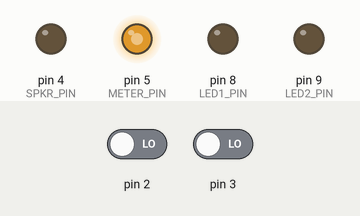
The sketch below on a simulated Arduino Uno, built with avr-gcc and run on an emulated ATmega328P. Parts: output pins drawn as LEDs (lit = HIGH). The test bench sets the inputs (shaded band); at power-on: pin 2 LOW, pin 3 LOW. What the sketch prints to the serial monitor is not drawn.

Above: at 1.2 s.
1.3 s: pin 2 driven HIGH
At 2.5 s:
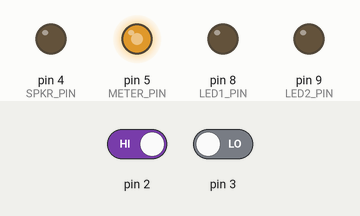
2.8 s: pin 3 driven HIGH
At 3.8 s:
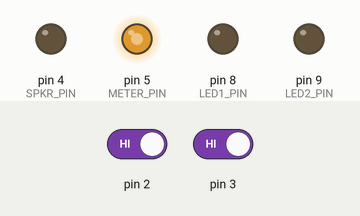
Timing chart, 0 to 5.8 s (numbered marks = the images above; inputs shaded):
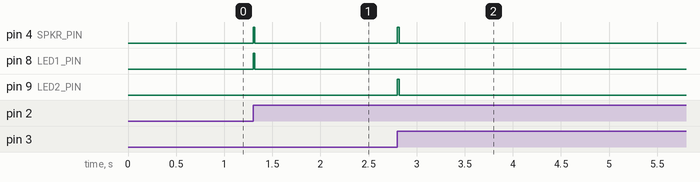

The sketch:

grad.ino
```cpp
/******************************************************************************/
/*  GRAD - GGLABS GRAD Ardunio Firmware                                       */
/*  Simple arduino sketch for the GGLABS dual tube Geiger-Muller counter      */
/*  Copyright 2021 Gabriele Gorla                                             */
/*                                                                            */
/*  This program is free software: you can redistribute it and/or modify      */
/*  it under the terms of the GNU General Public License as published by      */
/*  the Free Software Foundation, either version 3 of the License, or         */
/*  (at your option) any later version.                                       */
/*                                                                            */
/*  GRAD is distributed in the hope that it will be useful,                   */
/*  but WITHOUT ANY WARRANTY; without even the implied warranty of            */
/*  MERCHANTABILITY or FITNESS FOR A PARTICULAR PURPOSE.  See the             */
/*  GNU General Public License for more details.                              */
/*                                                                            */
/*  You should have received a copy of the GNU General Public License         */
/*  along with GRAD.  If not, see <http://www.gnu.org/licenses/>.             */
/*                                                                            */
/******************************************************************************/

// tube CPM to uS/h conversion factor
#define CPM2USV 220
//#define CPM2USV 928
// number of tubes installed
#define TUBES 2
// moving average window
#define WSIZE 10

#define LED1_PIN     8
#define LED2_PIN     9
#define SPKR_PIN     4
#define METER_PIN    5
#define METER_FS     185

#define LED_BLINK_MS 20


#define MAIN_DELAY_MS  2
#define LOG_PERIOD     60

int seconds = 0;
int logtime = 0;
volatile unsigned char flag = 0;
volatile int count1 = 0;
volatile int count2 = 0;
volatile char led1 = 0;
volatile char led2 = 0;

const float conv = (1./TUBES)/CPM2USV;

int count_array[WSIZE];
int idx=0;


void setup()
{
  int i;

  Serial.begin(9600);
  Serial.println("Seq , cnt1 , cnt2 , avg10 , uS/h");

  pinMode(LED1_PIN,OUTPUT);
  pinMode(LED2_PIN,OUTPUT);
  pinMode(SPKR_PIN,OUTPUT);
  pinMode(METER_PIN,OUTPUT);
  analogWrite(METER_PIN,182);

  cli();            //stop interrupts

  attachInterrupt(0, pin2irq, RISING);
  attachInterrupt(1, pin3irq, RISING);

//set timer1 interrupt at 1Hz
  TCCR1A = 0;// set entire TCCR1A register to 0
  TCCR1B = 0;// same for TCCR1B
  TCNT1  = 0;//initialize counter value to 0

//compare match register = [ 16MHz / (prescaler * desired interrupt frequency) ] - 1
  OCR1A = 62499;  // = (16*10^6) / (64*4) - 1 (must be <65536)

  TCCR1B |= (1 << WGM12);  // turn on CTC mode
  TCCR1B |= (1 << CS12) ;  // prescaler 256

  // enable timer compare interrupt
  TIMSK1 |= (1 << OCIE1A);

  sei();//allow interrupts

}//end setup

ISR(TIMER1_COMPA_vect)
{
 //timer1 interrupt 1Hz
  seconds++;
  if(seconds>=LOG_PERIOD)
    flag=1;
}

void pin2irq()
{
  count1++;
  led1+=LED_BLINK_MS/MAIN_DELAY_MS;
  digitalWrite(LED1_PIN,1);
  digitalWrite(SPKR_PIN,!digitalRead(SPKR_PIN));
}

void pin3irq()
{
  count2++;
  led2+=LED_BLINK_MS/MAIN_DELAY_MS;
  digitalWrite(LED2_PIN,1);
  digitalWrite(SPKR_PIN,!digitalRead(SPKR_PIN));
}

void loop()
{
  int i;
  int t1,t2;
  int sum10;

  if(flag) {
    cli();  // stop interrupts
    flag=0;
    seconds=0;
    t1=count1;
    t2=count2;
    count1=0;
    count2=0;
    sei(); // allow interrupts

    count_array[idx]=t1+t2;

    if(logtime==0) {
      // initialize the moving average array(s)
      for(i=0;i<WSIZE;i++)
         count_array[i]=t1+t2;
    }

    logtime++;
    idx++;
    if(idx==WSIZE) idx=0;

    sum10=0;
    for(i=0;i<WSIZE;i++)
      sum10+=count_array[i];

    analogWrite(METER_PIN,sum10*(METER_FS/1000.));

    Serial.print(logtime);
    Serial.print(" , ");
    Serial.print(t1);
    Serial.print(" , ");
    Serial.print(t2);
    Serial.print(" , ");
    Serial.print(sum10/(float)WSIZE,1);
    Serial.print(" , ");
    Serial.print(conv*sum10/(float)WSIZE,3);
    Serial.println();
  }

  if(led1) {
    cli();
    led1--;
    if(led1==0) digitalWrite(LED1_PIN,0);
    sei();
  }

  if(led2) {
    cli();
    led2--;
    if(led2==0) digitalWrite(LED2_PIN,0);
    sei();
  }

  if (led1==0 && led2==0) digitalWrite(SPKR_PIN,0);

  delay(MAIN_DELAY_MS);
}
```

Measured:
- after the input at 1.3 s, pin 4 (SPKR_PIN), pin 8 (LED1_PIN): LOW → HIGH at once, → LOW 0.02 s later
- after the input at 2.8 s, pin 4 (SPKR_PIN), pin 9 (LED2_PIN): LOW → HIGH at once, → LOW 0.02 s later
